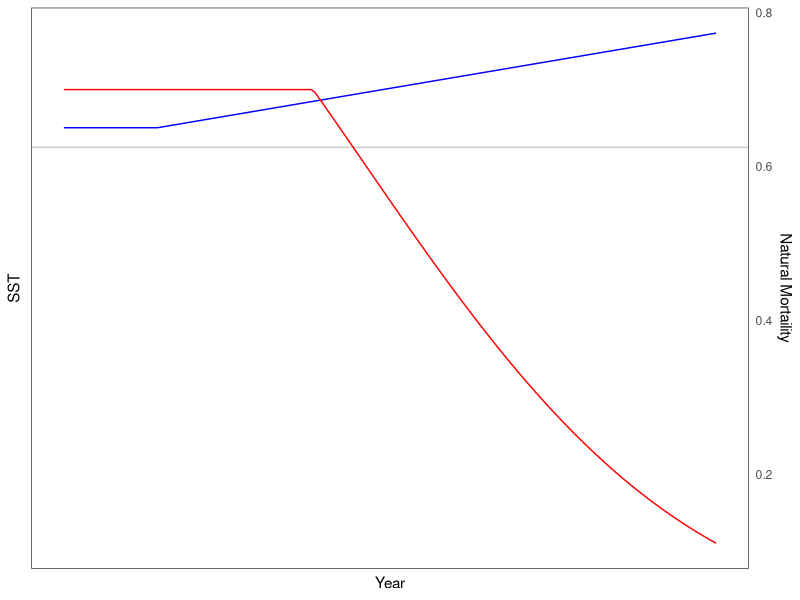

This figure's R source: (Note: this script raises an error after producing the figure.)
library(tidyverse)
library(here)

addTaskCallback(function(...) {
  set.seed(42)
  TRUE
})
options(warn = -1)

years <- 175
NS.patches <- 100
EW.patches <- 20
opt.temp <- 25

calc_temp_mortality <- function(SST, opt.temp, temp.range, s) {
  nat.m <- array(0, c(nrow(SST), ncol(SST)))
  m <- 1 - exp((-(SST[, ] - opt.temp)^2) / (temp.range^2)) # temperature based mortality function from Walsworth et al.
  m <- 1 - m
  nat.m <- ifelse(m > s, s, m)
  return(nat.m)
}

### UNCOMMENT FOR CONSTANT MEAN SHIFT SST
SST.patches.mean <- array(opt.temp, c(NS.patches, EW.patches, years))
start_SST <- (opt.temp) + NS.patches * 0.02

for (i in 1:25) {
  SST <- start_SST
  for (lat in 1:NS.patches) {
    SST.patches.mean[lat, , i] <- SST
    SST <- SST - 0.02
  }
}

for (i in 26:years) {
  SST <- start_SST
  for (lat in 1:NS.patches) {
    SST.patches.mean[lat, , i] <- SST
    SST <- SST - 0.02
  }
  start_SST <- start_SST + 0.033
}

### UNCOMMENT FOR ENSO VARIABLE MEAN SST
SST.patches.enso <- array(opt.temp, c(NS.patches, EW.patches, years))
start_SST <- (opt.temp) + NS.patches * 0.02

for (i in 1:25) {
  SST <- start_SST
  for (lat in 1:NS.patches) {
    SST.patches.enso[lat, , i] <- SST
    SST <- SST - 0.02
  }
}

t <- seq(1, years - 25, 1)
b <- array(0, 25)
change <- 0.5 * sin(t) + 0.033
enso.value <- c(b, change)

for (i in 26:years) {
  SST <- start_SST
  for (lat in 1:NS.patches) {
    SST.patches.enso[lat, , i] <- SST
    SST <- SST - 0.02
  }
  start_SST <- start_SST + enso.value[i]
}

### UNCOMMENT FOR SHOCK SST CHANGES
SST.patches.shock <- array(opt.temp, c(NS.patches, EW.patches, years))
start_SST <- (opt.temp) + NS.patches * 0.02

for (i in 1:25) {
  SST <- start_SST
  for (lat in 1:NS.patches) {
    SST.patches.shock[lat, , i] <- SST
    SST <- SST - 0.02
  }
}

for (i in 26:years) {
  SST <- start_SST
  heat_prob <- runif(1, 0, 1)
  if ((i < 75 & heat_prob < 0.1) | (i >= 75 & heat_prob < 0.35)) {
    intensity <- runif(1, 1, 4)
    SST <- start_SST + intensity
  } else {
    SST <- start_SST
  }
  for (lat in 1:NS.patches) {
    SST.patches.shock[lat, , i] <- SST
    SST <- SST - 0.02
  }
}

### MEAN SHOCK
SST.patches.mean.shock <- array(opt.temp, c(NS.patches, EW.patches, years))
start_SST <- (opt.temp) + NS.patches * 0.02

for (i in 1:25) {
  SST <- start_SST
  for (lat in 1:NS.patches) {
    SST.patches.mean.shock[lat, , i] <- SST
    SST <- SST - 0.02
  }
}

for (i in 26:years) {
  heat_prob <- runif(1, 0, 1)
  if ((i < 75 & heat_prob < 0.1) | (i >= 75 & heat_prob < 0.35)) {
    intensity <- runif(1, 1, 4)
    SST <- start_SST + intensity
  } else {
    SST <- start_SST
  }
  for (lat in 1:NS.patches) {
    SST.patches.mean.shock[lat, , i] <- SST
    SST <- SST - 0.02
  }
  start_SST <- start_SST + 0.033
}

output_df_mean <- data.frame() # create dataframe to hold results
output_df_enso <- data.frame()
output_df_shock <- data.frame()
output_df_mean_shock <- data.frame()


# Mean --------------------------------------------------------------------

for (b in 1:years) {
  SSTdf_mean <- SST.patches.mean[, , b] %>%
    as.data.frame()

  SSTdf_mean$lat <- c(1:NS.patches)
  SSTdf_mean$year <- paste0(b)

  output_df_mean <- bind_rows(output_df_mean, SSTdf_mean)
}

SSTdf_mean <- output_df_mean %>%
  pivot_longer(V1:V20,
    names_to = "lon",
    values_to = "sst"
  ) %>%
  mutate(lon = case_when(
    lon == "V1" ~ 1,
    lon == "V2" ~ 2,
    lon == "V3" ~ 3,
    lon == "V4" ~ 4,
    lon == "V5" ~ 5,
    lon == "V6" ~ 6,
    lon == "V7" ~ 7,
    lon == "V8" ~ 8,
    lon == "V9" ~ 9,
    lon == "V10" ~ 10,
    lon == "V11" ~ 11,
    lon == "V12" ~ 12,
    lon == "V13" ~ 13,
    lon == "V14" ~ 14,
    lon == "V15" ~ 15,
    lon == "V16" ~ 16,
    lon == "V17" ~ 17,
    lon == "V18" ~ 18,
    lon == "V19" ~ 19,
    lon == "V20" ~ 20
  )) %>%
  mutate(year = as.numeric(year))

SSTdf_mean <- SSTdf_mean %>%
  mutate(mortality = 1 - (1 - exp((-(sst - 25)^2) / (4^2)))) %>%
  mutate(survival = ifelse(mortality > 0.7, 0.7, mortality)) %>% 
  filter(lat %in% c(1,50,100)) %>% 
  filter(lon == 10) %>% 
  mutate(lat = as.factor(lat)) %>% 
  mutate(lat = case_when(
    lat == 1 ~ "Lowest Latitude",
    lat == 100 ~ "Highest Latitude",
    lat == 50 ~ "Within MPA"
  )) %>% filter(lat == "Within MPA")


ggplot(SSTdf_mean) +
  geom_line(aes(year, sst), color = "blue") +
  geom_line(aes(year, survival * 40), color = "red") +
  labs(x = "Year", y = "SST") +
  theme_bw() +
  ylim(20, 35) +
  scale_y_continuous("SST", sec.axis = sec_axis(~ ./40, name = "Natural Mortaility")) +
  geom_hline(aes(yintercept = 25), alpha = 0.2) +
  scale_color_viridis_d() +
  theme(
    panel.grid = element_blank(),
    axis.text.x = element_blank(),
    axis.text.y.left = element_blank(),
    axis.ticks = element_blank()
  )

smm <- ggplot(SSTdf_mean, aes(lon, lat, fill = survival)) +
  geom_tile() +
  labs(x = "Longitude", y = "Latitude", fill = "s") +
  theme_bw() +
  scale_fill_gradient2(low = "black", high = "red", mid = "pink", midpoint = .3) +
  facet_wrap(~year) +
  theme(
    strip.background = element_blank(),
    strip.text.x = element_blank()
  )

# ENSO --------------------------------------------------------------------

for (b in 1:years) {
  SSTdf_enso <- SST.patches.enso[, , b] %>%
    as.data.frame()

  SSTdf_enso$lat <- c(1:NS.patches)
  SSTdf_enso$year <- paste0(b)

  output_df_enso <- bind_rows(output_df_enso, SSTdf_enso)
}

SSTdf_enso <- output_df_enso %>%
  pivot_longer(V1:V20,
    names_to = "lon",
    values_to = "sst"
  ) %>%
  mutate(lon = case_when(
    lon == "V1" ~ 1,
    lon == "V2" ~ 2,
    lon == "V3" ~ 3,
    lon == "V4" ~ 4,
    lon == "V5" ~ 5,
    lon == "V6" ~ 6,
    lon == "V7" ~ 7,
    lon == "V8" ~ 8,
    lon == "V9" ~ 9,
    lon == "V10" ~ 10,
    lon == "V11" ~ 11,
    lon == "V12" ~ 12,
    lon == "V13" ~ 13,
    lon == "V14" ~ 14,
    lon == "V15" ~ 15,
    lon == "V16" ~ 16,
    lon == "V17" ~ 17,
    lon == "V18" ~ 18,
    lon == "V19" ~ 19,
    lon == "V20" ~ 20
  )) %>%
  mutate(year = as.numeric(year))

et <- ggplot(SSTdf_enso, aes(lon, lat, fill = sst)) +
  geom_tile() +
  labs(x = "Longitude", y = "Latitude", fill = "SST") +
  theme_bw() +
  scale_fill_gradient2(low = "white", high = "midnightblue", mid = "lightskyblue", midpoint = 29) +
  facet_wrap(~year) +
  theme(
    strip.background = element_blank(),
    strip.text.x = element_blank()
  )

SSTdf_enso <- SSTdf_enso %>%
  mutate(mortality = 1 - (1 - exp((-(sst - 25)^2) / (4^2)))) %>%
  mutate(survival = ifelse(mortality > 0.7, 0.7, mortality)) %>% 
  filter(lat %in% c(1,50,100)) %>% 
  filter(lon == 10)

em <- ggplot(SSTdf_enso, aes(lon, lat, fill = survival)) +
  geom_tile() +
  labs(x = "Longitude", y = "Latitude", fill = "Natural Survival Rate") +
  theme_bw() +
  scale_fill_gradient2(low = "black", high = "red", mid = "pink", midpoint = .3) +
  facet_wrap(~year) +
  theme(
    strip.background = element_blank(),
    strip.text.x = element_blank()
  )

# shock -------------------------------------------------------------------

for (b in 1:years) {
  SSTdf_shock <- SST.patches.shock[, , b] %>%
    as.data.frame()

  SSTdf_shock$lat <- c(1:NS.patches)
  SSTdf_shock$year <- paste0(b)

  output_df_shock <- bind_rows(output_df_shock, SSTdf_shock)
}

SSTdf_shock <- output_df_shock %>%
  pivot_longer(V1:V20,
    names_to = "lon",
    values_to = "sst"
  ) %>%
  mutate(lon = case_when(
    lon == "V1" ~ 1,
    lon == "V2" ~ 2,
    lon == "V3" ~ 3,
    lon == "V4" ~ 4,
    lon == "V5" ~ 5,
    lon == "V6" ~ 6,
    lon == "V7" ~ 7,
    lon == "V8" ~ 8,
    lon == "V9" ~ 9,
    lon == "V10" ~ 10,
    lon == "V11" ~ 11,
    lon == "V12" ~ 12,
    lon == "V13" ~ 13,
    lon == "V14" ~ 14,
    lon == "V15" ~ 15,
    lon == "V16" ~ 16,
    lon == "V17" ~ 17,
    lon == "V18" ~ 18,
    lon == "V19" ~ 19,
    lon == "V20" ~ 20
  )) %>%
  mutate(year = as.numeric(year))

st <- ggplot(SSTdf_shock, aes(lon, lat, fill = sst)) +
  geom_tile() +
  labs(x = "Longitude", y = "Latitude", fill = "SST") +
  theme_bw() +
  scale_fill_gradient2(low = "white", high = "midnightblue", mid = "lightskyblue", midpoint = 29) +
  facet_wrap(~year) +
  theme(
    strip.background = element_blank(),
    strip.text.x = element_blank()
  )

SSTdf_shock <- SSTdf_shock %>%
  mutate(mortality = 1 - (1 - exp((-(sst - 25)^2) / (4^2)))) %>%
  mutate(survival = ifelse(mortality > 0.7, 0.7, mortality)) %>% 
  filter(lat %in% c(1,50,100)) %>% 
  filter(lon == 10)

sm <- ggplot(SSTdf_shock, aes(lon, lat, fill = survival)) +
  geom_tile() +
  labs(x = "Longitude", y = "Latitude", fill = "Natural Survival Rate") +
  theme_bw() +
  scale_fill_gradient2(low = "black", high = "red", mid = "pink", midpoint = .3) +
  facet_wrap(~year) +
  theme(
    strip.background = element_blank(),
    strip.text.x = element_blank()
  )


# Mean Shock --------------------------------------------------------------
for (b in 1:years) {
  SSTdf_mean_shock <- SST.patches.mean.shock[, , b] %>%
    as.data.frame()

  SSTdf_mean_shock$lat <- c(1:NS.patches)
  SSTdf_mean_shock$year <- paste0(b)

  output_df_mean_shock <- bind_rows(output_df_mean_shock, SSTdf_mean_shock)
}

SSTdf_mean_shock <- output_df_mean_shock %>%
  pivot_longer(V1:V20,
    names_to = "lon",
    values_to = "sst"
  ) %>%
  mutate(lon = case_when(
    lon == "V1" ~ 1,
    lon == "V2" ~ 2,
    lon == "V3" ~ 3,
    lon == "V4" ~ 4,
    lon == "V5" ~ 5,
    lon == "V6" ~ 6,
    lon == "V7" ~ 7,
    lon == "V8" ~ 8,
    lon == "V9" ~ 9,
    lon == "V10" ~ 10,
    lon == "V11" ~ 11,
    lon == "V12" ~ 12,
    lon == "V13" ~ 13,
    lon == "V14" ~ 14,
    lon == "V15" ~ 15,
    lon == "V16" ~ 16,
    lon == "V17" ~ 17,
    lon == "V18" ~ 18,
    lon == "V19" ~ 19,
    lon == "V20" ~ 20
  )) %>%
  mutate(year = as.numeric(year))

mst <- ggplot(SSTdf_mean_shock, aes(lon, lat, fill = sst)) +
  geom_tile() +
  labs(x = "Longitude", y = "Latitude", fill = "SST") +
  theme_bw() +
  scale_fill_gradient2(low = "white", high = "midnightblue", mid = "lightskyblue", midpoint = 29) +
  facet_wrap(~year) +
  theme(
    strip.background = element_blank(),
    strip.text.x = element_blank()
  )

SSTdf_mean_shock <- SSTdf_mean_shock %>%
  mutate(mortality = 1 - (1 - exp((-(sst - 25)^2) / (4^2)))) %>%
  mutate(survival = ifelse(mortality > 0.7, 0.7, mortality)) %>% 
  filter(lat %in% c(1,50,100)) %>% 
  filter(lon == 10)

msm <- ggplot(SSTdf_mean_shock, aes(lon, lat, fill = survival)) +
  geom_tile() +
  labs(x = "Longitude", y = "Latitude", fill = "Natural Survival Rate") +
  theme_bw() +
  scale_fill_gradient2(low = "black", high = "red", mid = "pink", midpoint = .3) +
  facet_wrap(~year) +
  theme(
    strip.background = element_blank(),
    strip.text.x = element_blank()
  )


ggsave(mt, file = paste0("mean_temp.pdf"), path = here("04_figs", "climate"), height = 10, width = 15)
ggsave(mm, file = paste0("mean_mortality.pdf"), path = here("04_figs", "climate"), height = 10, width = 15)
ggsave(et, file = paste0("enso_temp.pdf"), path = here("04_figs", "climate"), height = 10, width = 15)
ggsave(em, file = paste0("enso_mortality.pdf"), path = here("04_figs", "climate"), height = 10, width = 15)
ggsave(st, file = paste0("shock_temp.pdf"), path = here("04_figs", "climate"), height = 10, width = 15)
ggsave(sm, file = paste0("shock_mortality.pdf"), path = here("04_figs", "climate"), height = 10, width = 15)
ggsave(mst, file = paste0("mean_shock_temp.pdf"), path = here("04_figs", "climate"), height = 10, width = 15)
ggsave(msm, file = paste0("mean_shock_mortality.pdf"), path = here("04_figs", "climate"), height = 10, width = 15)
